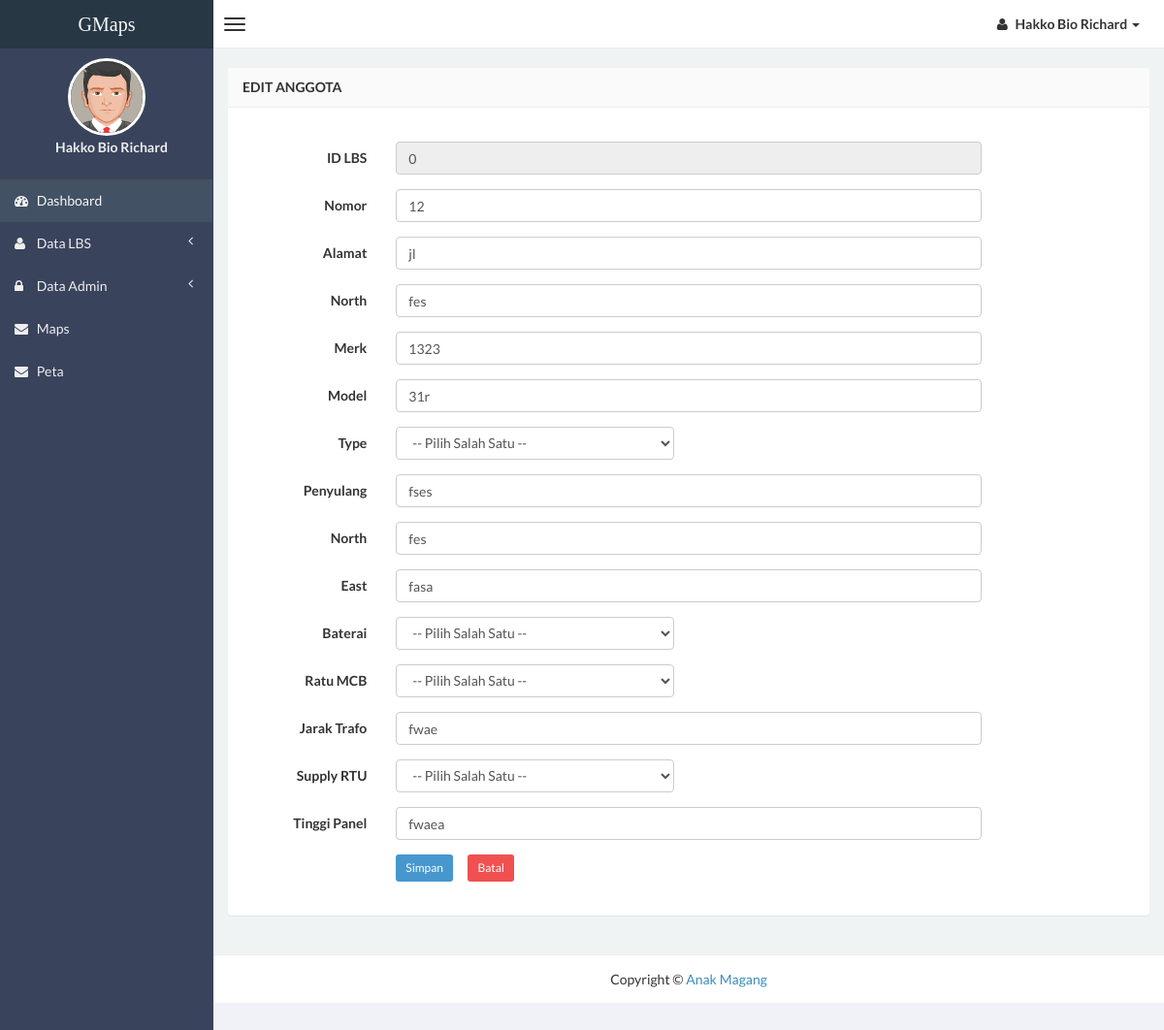
The page /admin/edit-lbs.php (signed in) on the database its author committed.
### tables this page shows
CREATE TABLE `data_lbs` (
  `id` int(4) NOT NULL,
  `nomor` int(10) NOT NULL,
  `alamat` varchar(500) NOT NULL,
  `merk` varchar(255) NOT NULL,
  `model` varchar(255) NOT NULL,
  `type` varchar(255) NOT NULL,
  `penyulang` varchar(255) NOT NULL,
  `north` varchar(255) NOT NULL,
  `east` varchar(255) NOT NULL,
  `baterai` varchar(255) NOT NULL,
  `ratu_mcb` varchar(255) NOT NULL,
  `jarak_trafo` varchar(255) NOT NULL,
  `supply_rtu` varchar(255) NOT NULL,
  `tinggi_panel` varchar(255) NOT NULL,
  `grounding` varchar(255) NOT NULL,
  `no_kontrak` varchar(255) NOT NULL,
  `kd_rayon` varchar(255) NOT NULL,
  `kode_lbs` varchar(255) NOT NULL,
  `keterangan` varchar(500) NOT NULL
);

### admin/edit-lbs.php (the view, shortened to what this page needs)
<?php
if (empty($_SESSION['username'])){
  header('location:../index.php');
} else {
?>
<html>
<head>
    <link href="../css/bootstrap.min.css" rel="stylesheet" baterai="text/css" />
    <link href="../css/font-awesome.min.css" rel="stylesheet" baterai="text/css" />
    <link href="../css/ionicons.min.css" rel="stylesheet" baterai="text/css" />
    <link href="../css/morris/morris.css" rel="stylesheet" baterai="text/css" />
    <link href="../css/jvectormap/jquery-jvectormap-1.2.2.css" rel="stylesheet" baterai="text/css" />
    <link href="../css/datepicker/datepicker3.css" rel="stylesheet" baterai="text/css" />
    <link href="../css/daterangepicker/daterangepicker-bs3.css" rel="stylesheet" baterai="text/css" />
    <link href="../css/iCheck/all.css" rel="stylesheet" baterai="text/css" />
    <link href="../css/style.css" rel="stylesheet" baterai="text/css" />
      </head>
      <body class="skin-black">
        <header class="header">
            <a href="index.php" class="logo">
                GMaps
            </a>
            <nav class="navbar navbar-static-top" role="navigation">
                <a href="#" class="navbar-btn sidebar-toggle" data-toggle="offcanvas" role="button">
                    <span class="icon-bar"></span>
                    <span class="icon-bar"></span>
                    <span class="icon-bar"></span>
                </a>
                <div class="navbar-right">
                    <ul class="nav navbar-nav">
                        <li class="dropdown user user-menu">
                            <a href="#" class="dropdown-toggle" data-toggle="dropdown">
                                <i class="fa fa-user"></i>
                                <span><?php echo $_SESSION['fullname']; ?> <i class="caret"></i></span>
                            </a>
                                </li>
                            </ul>
                        </div>
                    </nav>
                </header>
<?php } ?>
                <div class="wrapper row-offcanvas row-offcanvas-left">
                    <aside class="left-side sidebar-offcanvas">
                        <section class="sidebar">
                            <div class="user-panel">
                                <div>
                                    <center><img src="<?php echo $_SESSION['gambar']; ?>" height="80" width="80" class="img-circle" alt="User Image" style="border: 3px solid white;" /></center>
                                </div>
                                <div class="info">
                                    <center><p><?php echo $_SESSION['fullname']; ?></p></center>
                                </div>
                            </div>
                            <?php include "menu.php"; ?>
                        </section>
                    </aside>
                    <aside class="right-side">
                <section class="content">
                    <div class="row">
                        <div class="col-xs-12">
                            <div class="panel">
                                <header class="panel-heading">
                                    <b>Edit Anggota</b>
                                </header>
                    <?php
                    $query = mysqli_query($con, "SELECT * FROM data_lbs WHERE id='$_GET[kd]'");
                    $data  = mysqli_fetch_array($query);
                    ?>
                                <div class="panel-body">
                      <form class="form-horizontal style-form" style="margin-top: 20px;" action="update-lbs.php" method="post" encbaterai="multipart/form-data" name="form1" id="form1">
                          <div class="form-group">
                              <label class="col-sm-2 col-sm-2 control-label">ID LBS </label>
                              <div class="col-sm-8">
                                  <input name="id" baterai="text" id="id" class="form-control" placeholder="Tidak perlu di isi" value="<?php echo $data['id']; ?>" autofocus="on" readonly="readonly" />
                              </div>
                          </div>
                          <div class="form-group">
                              <label class="col-sm-2 col-sm-2 control-label">Nomor</label>
                              <div class="col-sm-8">
                                  <input name="no_induk" baterai="text" id="no_induk" class="form-control" placeholder="Ex : 00123" value="<?php echo $data['nomor']; ?>" required />
                              </div>
                          </div>
                           <div class="form-group">
                              <label class="col-sm-2 col-sm-2 control-label">Alamat</label>
                              <div class="col-sm-8">
                                  <input name="alamat" baterai="text" id="alamat" class="form-control" placeholder="Alamat" value="<?php echo $data['alamat']; ?>" required />
                              </div>
                          </div>
                          <div class="form-group">
                              <label class="col-sm-2 col-sm-2 control-label">North</label>
                              <div class="col-sm-8">
                                  <input name="north" baterai="text" id="north" class="form-control" placeholder="north" value="<?php echo $data['north']; ?>" required />
                              </div>
                          </div>
                            <div class="form-group">
                              <label class="col-sm-2 col-sm-2 control-label">Merk</label>
                              <div class="col-sm-8">
                                  <input name="merk" baterai="text" id="merk" class="form-control" placeholder="Merk" value="<?php echo $data['merk']; ?>" required />
                              </div>
                          </div>
                          <div class="form-group">
                              <label class="col-sm-2 col-sm-2 control-label">Model</label>
                              <div class="col-sm-8">
                                  <input name="model" class="form-control" id="model" baterai="text" placeholder="Model" value="<?php echo $data['model']; ?>" required />
                              </div>
                          </div>
                           <div class="form-group">
                              <label class="col-sm-2 col-sm-2 control-label">Type</label>
                              <div class="col-sm-4">
                                  <select class="form-control" name="baterai" id="baterai">
                                  <option> -- Pilih Salah Satu -- </option>
                                  </select>
                              </div>
                          </div>
                          <div class="form-group">
                              <label class="col-sm-2 col-sm-2 control-label">Penyulang</label>
                              <div class="col-sm-8">
                                  <input name="penyulang" class="form-control" id="penyulang" baterai="text" placeholder="Penyulang" value="<?php echo $data['penyulang']; ?>" required />
                              </div>
                          </div>
                          <div class="form-group">
                              <label class="col-sm-2 col-sm-2 control-label">North</label>
                              <div class="col-sm-8">
                                  <input name="north" class="form-control" id="north" baterai="text" placeholder="North" value="<?php echo $data['north']; ?>" required />
                              </div>
                          </div>
                          <div class="form-group">
                              <label class="col-sm-2 col-sm-2 control-label">East</label>
                              <div class="col-sm-8">
                                  <input name="east" class="form-control" id="east" baterai="text" placeholder="East" value="<?php echo $data['east']; ?>" required />
                              </div>
                          </div>
                           <div class="form-group">
                              <label class="col-sm-2 col-sm-2 control-label">Baterai</label>
                              <div class="col-sm-4">
                                  <select class="form-control" name="baterai" id="baterai">
                                  <option> -- Pilih Salah Satu -- </option>
                                  </select>
                              </div>
                          </div>
                          <div class="form-group">
                              <label class="col-sm-2 col-sm-2 control-label">Ratu MCB</label>
                              <div class="col-sm-4">
                                  <select class="form-control" name="ratu_mcb" id="ratu_mcb">
                                  <option> -- Pilih Salah Satu -- </option>
                                  </select>
                              </div>
                          </div>
                          <div class="form-group">
                              <label class="col-sm-2 col-sm-2 control-label">Jarak Trafo</label>
                              <div class="col-sm-8">
                                  <input name="jarak_trafo" class="form-control" id="jarak_trafo" baterai="text" placeholder="Jarak Trafo" value="<?php echo $data['jarak_trafo']; ?>" required />
                              </div>
                          </div>
                           <div class="form-group">
                              <label class="col-sm-2 col-sm-2 control-label">Supply RTU</label>
                              <div class="col-sm-4">
                                  <select class="form-control" name="ratu_mcb" id="ratu_mcb">
                                  <option> -- Pilih Salah Satu -- </option>
                                  </select>
                              </div>
                          </div>
                          <div class="form-group">
                              <label class="col-sm-2 col-sm-2 control-label">Tinggi Panel</label>
                              <div class="col-sm-8">
                                  <input name="tinggi_panel" class="form-control" id="tinggi_panel" baterai="text" placeholder="tinggi_panel" value="<?php echo $data['tinggi_panel']; ?>" required />
                              </div>
                          </div>
                          <div class="form-group" style="margin-bottom: 20px;">
                              <label class="col-sm-2 col-sm-2 control-label"></label>
                              <div class="col-sm-8">
                                  <input type="submit" value="Simpan" class="btn btn-sm btn-primary" />&nbsp;
                                <a href="lbs.php" class="btn btn-sm btn-danger">Batal </a>
                              </div>
                          </div>
                      </form>
                                </div>
                            </div>
                        </div>
                    </div>
                </section>
                <div class="footer-main">
                    <center><h5 class="form-signin">Copyright &copy; <a href="#" data-toggle="modal" data-target="#contact">Anak Magang</a></h5></center>
                </div>
            </aside>
        </div>
</body>
</html>

### rows shown on the page
data_lbs: id "0", no_induk "12", alamat "jl", north "fes", merk "1323", model "31r", penyulang "fses", east "fasa", jarak_trafo "fwae", tinggi_panel "fwaea"

### other values the page prints
$_SESSION['fullname'] "Hakko Bio Richard"
